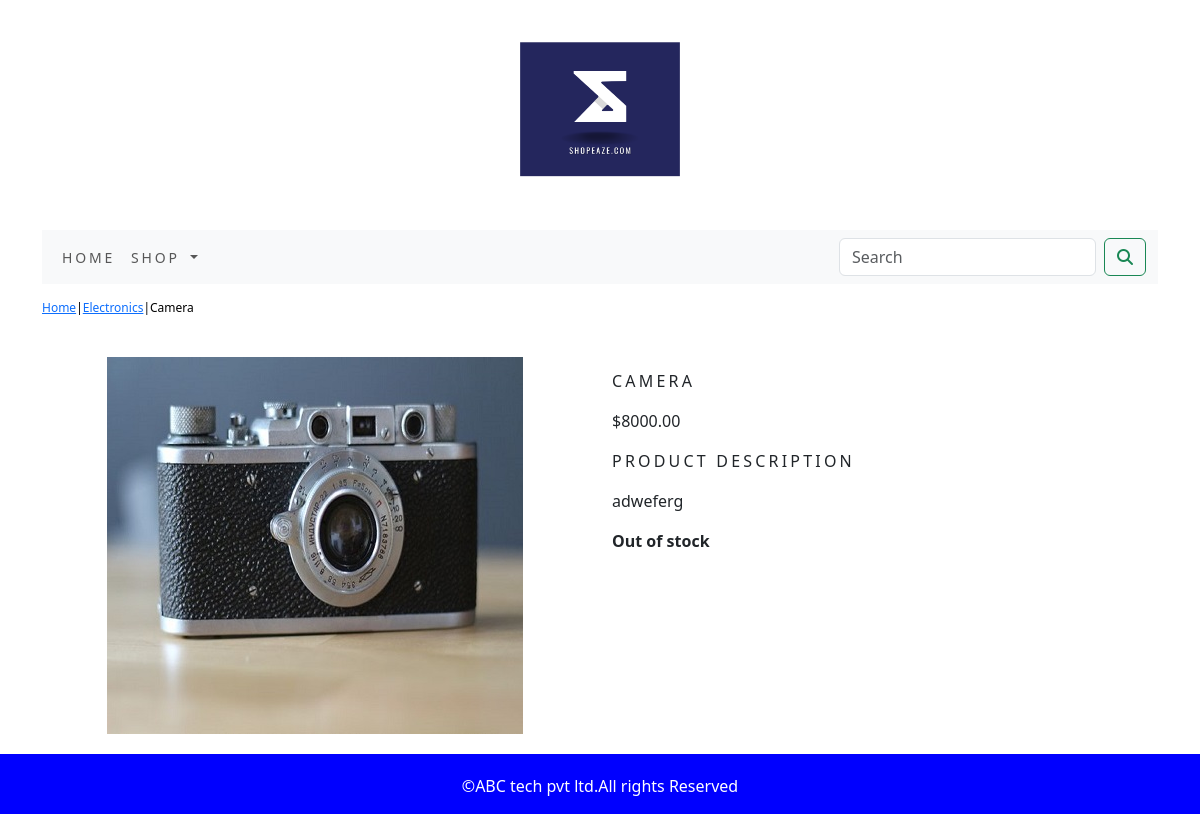
Page /shop/electronics/camera/ on the committed database.
### shopeaze/models.py (models this page shows, shortened)
class Product(models.Model):
    name = models.CharField(max_length=250, unique=True)
    slug = models.SlugField(max_length=250,unique=True)
    description = models.TextField(blank=True)
    price = models.DecimalField(max_digits=10, decimal_places=2)
    category = models.ForeignKey(Category,on_delete=models.CASCADE)
    image = models.ImageField(upload_to='product', blank=True)
    stock = models.IntegerField()
    available = models.BooleanField(default=True)
    created = models.DateTimeField(auto_now_add=True)
    updated = models.DateTimeField(auto_now=True)
    class Meta:
        ordering = ('name',)
        verbose_name = 'product'
        verbose_name_plural = 'products'

class Category(models.Model):
    name = models.CharField(max_length=250, unique=True)
    slug = models.SlugField(max_length=250,unique=True)
    description = models.TextField(blank=True)
    image = models.ImageField(upload_to='category',blank=True)
    class Meta:
        ordering = ('name',)
        verbose_name = 'category'
        verbose_name_plural = 'categories'
    def get_url(self):
            return reverse('shopeaze:products_by_category', args=[self.slug])
    def __str__(self):
            return '{}'.format(self.name)

### shopeaze/views.py (the view)
# urls.py: path('<slug:c_slug>/<slug:product_slug>/', views.proDetail, name='prodCatDetail'),
def proDetail(request,c_slug,product_slug):
    try:
        product = Product.objects.get(category__slug=c_slug, slug=product_slug)
    except Exception as e:
        raise e
    return render(request,'product.html',{'product':product})

### cart/contex_processors.py (called while the page is built)
def counter(request):
    item_count = 0
    if 'admin' in request.path:
        return {}
    else:
        try:
            cart=Cart.objects.filter(cart_id=_cart_id(request))
            cart_items = CartItem.objects.all().filter(cart=cart[:1])
            for cart_item in cart_items:
                item_count += cart_item.quantity
        except Cart.DoesNotExist:
            item_count = 0
        return  dict(item_count =item_count)

### cart/views.py (called while the page is built)
def _cart_id(request):
    cart = request.session.session_key
    if not cart:
        cart = request.session.create()
    return cart

### shopeaze/context_processors.py (called while the page is built)
def menu_links(request):
    links = Category.objects.all()
    return dict(links=links)

### Templates/product.html (shortened to what this page needs)
{% extends 'base.html' %}
{% load static %}
{% block content %}
<div class="row my_prod_row_class">
    <div class="mx_auto">
        <p><a href="{% url 'shopeaze:allProdCat' %}">Home</a>|<a href="{{product.category.get_url}}">{{product.category}}</a>|{{product.name}}</p>
    </div>
<div class="container">
<br>
<div class="row">
    <div class="col-12 col-sm-12 col-md-12 col-lg-6 text-center">
        <div class="min-width:18rem">
            <img src="{{product.image.url}}" alt="{{product.name}}">
        </div>
    </div>
    <div class="col-12 col-md-12 cod-sm-12 col-lg-6 " >
        <div>
        <h1 class="my_prod_title">{{product.name}}</h1>
        <p>${{product.price}}</p>
        <p class="my_title">Product Description</p>
        <p class="text-justify my_prod_text">{{product.description}}</p>
        {% if product.stock <= 0 %}
        <p class="text-justify my_prod_text"><b>Out of stock</b></p>
        {% else %}
        <a class="btn btn-dark" href="{% url 'cart:add_cart' product.id %}">Add to cart</a>
        {% endif %}
        </div>
    </div>
</div>
</div>
</div>
{% endblock %}

### static/css/custom.css (style rules this page uses)
body { font-family: 'DM Sans', sans-serif; min-height: 100vh; display: flex; flex-direction: column; }
.my_title { font-size:16px; text-transform:uppercase; letter-spacing:.2em }
.my_prod_row_class { padding-top:15px; padding-bottom:20px; min-height:calc(100vh -230px - 44px); }
.my_prod_row_class .mx_auto { color:#000; font-size:12px; text-decoration:none; }
.my_prod_title { font-size:16px; text-transform:uppercase; letter-spacing:.2em; padding-top:15px; padding-bottom:10px; }
.my_prod_text { padding-right:20px; }

### rows in the picture
Product: category "Electronics", name "Camera", image (picture), name "CAMERA", price "8000.00", description "adweferg"
